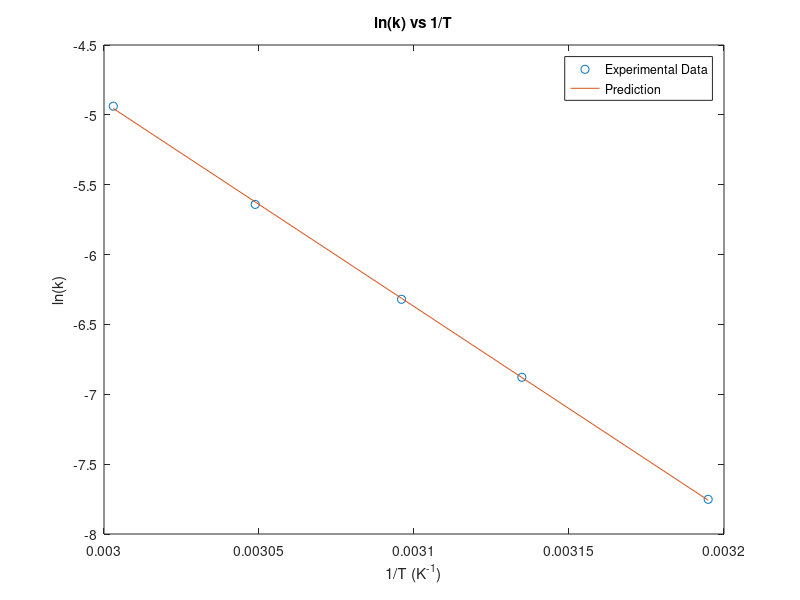

This figure's MATLAB source:
clear all;
clc;

k = [0.00043 0.00103 0.00180 0.00355 0.00717];
T = [313 319 323 328 333];

x = 1./T;
y = log(k);

[P,S] = polyfit(x,y,1);
fitY = polyval(P,x);
plot(x,y,'o',x,fitY,'-');
title('ln(k) vs 1/T');
xlabel('1/T (K^{-1})');
ylabel('ln(k)');
legend('Experimental Data', 'Prediction');